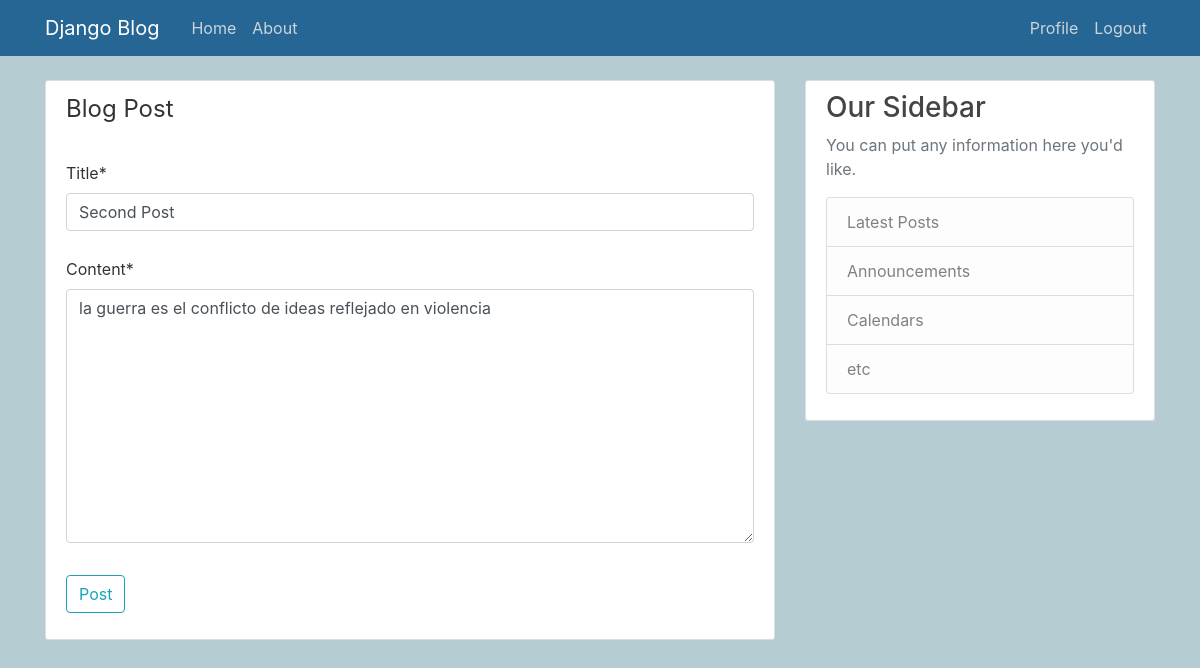
Page /post/2/update/ (signed in) on the committed database.
### blog_app/models.py (models this page shows, shortened)
class Post(models.Model):
    title = models.CharField(max_length=200)
    content = models.TextField()
    date_posted = models.DateTimeField(default=timezone.now)
    author = models.ForeignKey(User, on_delete=models.CASCADE)

### blog_app/views.py (the view, shortened to what this page needs)
# urls.py: path('post/<int:pk>/update/', PostUpdateView.as_view(), name='blog_app-post-update'),
class PostUpdateView(LoginRequiredMixin, UserPassesTestMixin, UpdateView):
    model = Post
    fields = ['title', 'content']
    template_name = 'blog_app/new_post.html'
    def test_func(self):
        post = self.get_object()
        if self.request.user == post.author:
            return True
        return False

### blog_app/templates/blog_app/new_post.html (shortened to what this page needs)
{% extends 'blog_app/layout.html' %}
{% load crispy_forms_tags %}
{% load static %}
{% block content %}
    <div class="content-section">
        <form method="POST">
            <fieldset class="form-group">
                <legend class="border-botton=m mb-4">Blog Post</legend>
                {{ form|crispy }}
            </fieldset>
            <div class="form-group">
                <button class="btn btn-outline-info" type="submit">Post</button>
            </div>
        </form>
    </div>
{% endblock content %}

### static/css/main.css (style rules this page uses)
body { background: #b6ccd3; color: #333333; margin-top: 5rem; }
.content-section { background: #ffffff; padding: 10px 20px; border: 1px solid #dddddd; border-radius: 3px; margin-bottom: 20px; }
h1, h2, h3, h4, h5, h6, { font-family: 'Raleway', sans-serif; }
a, { color: #4b5156 }
label { padding-top: 10px !important; display: block; }

### rows in the picture
Post: title "Second Post", content "la guerra es el conflicto de ideas reflejado en violencia"
